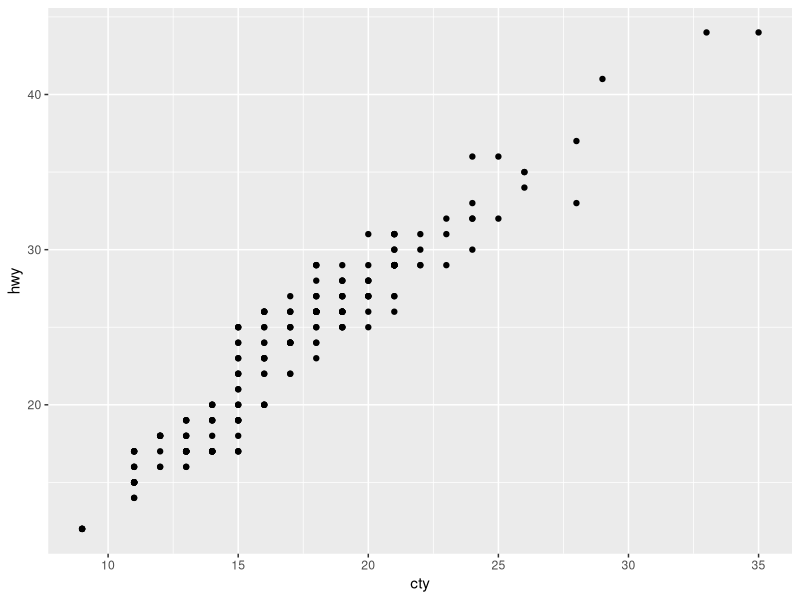
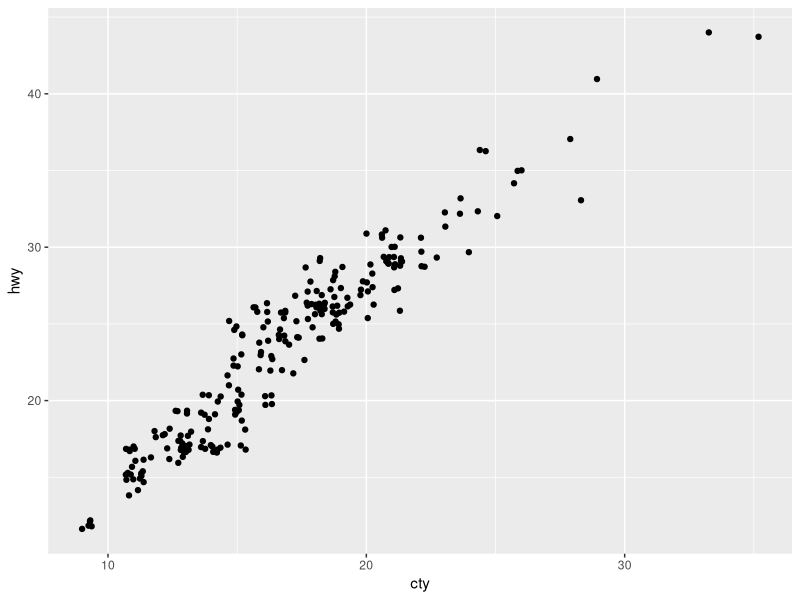
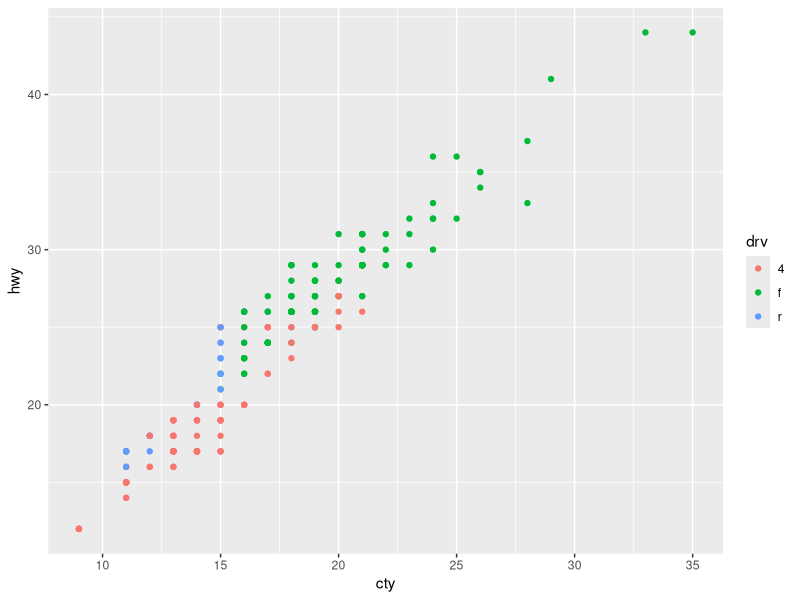
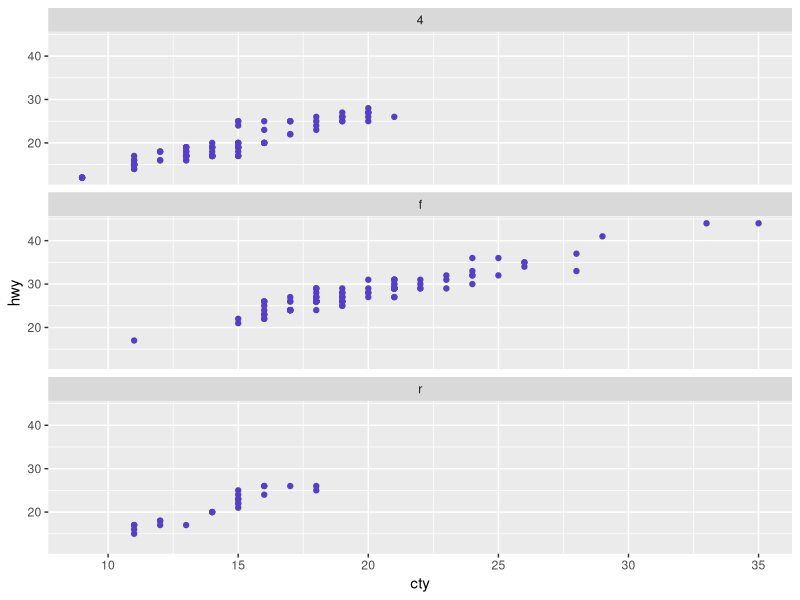
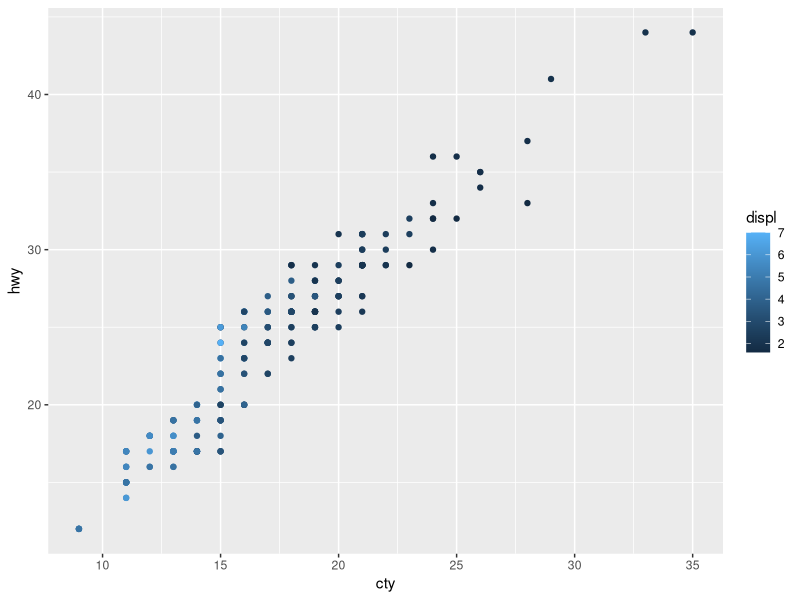
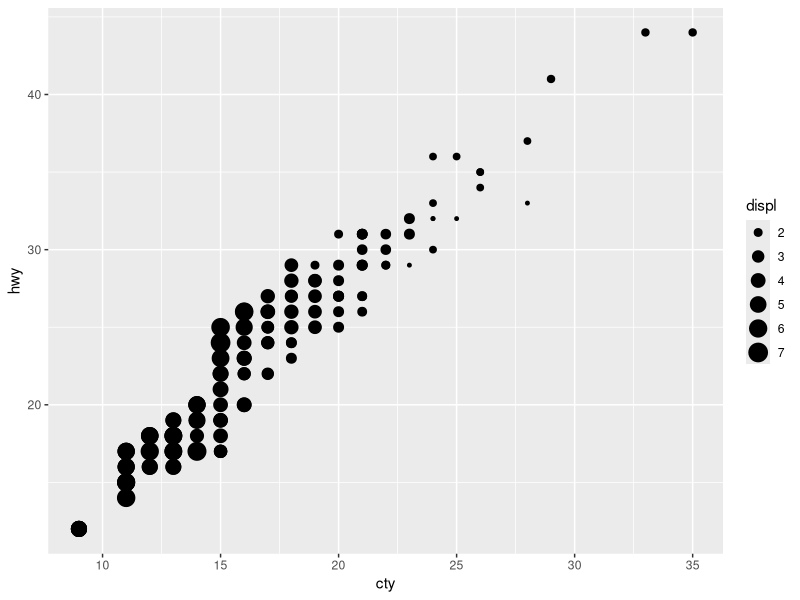
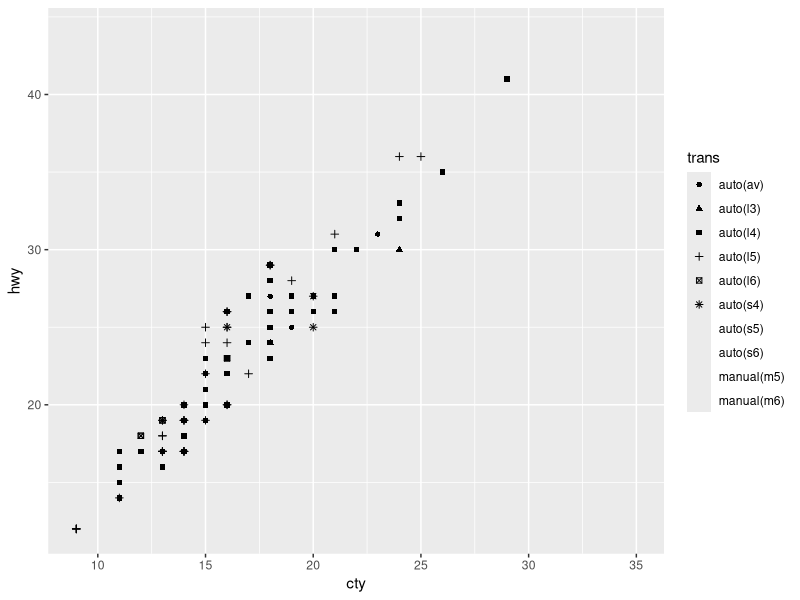
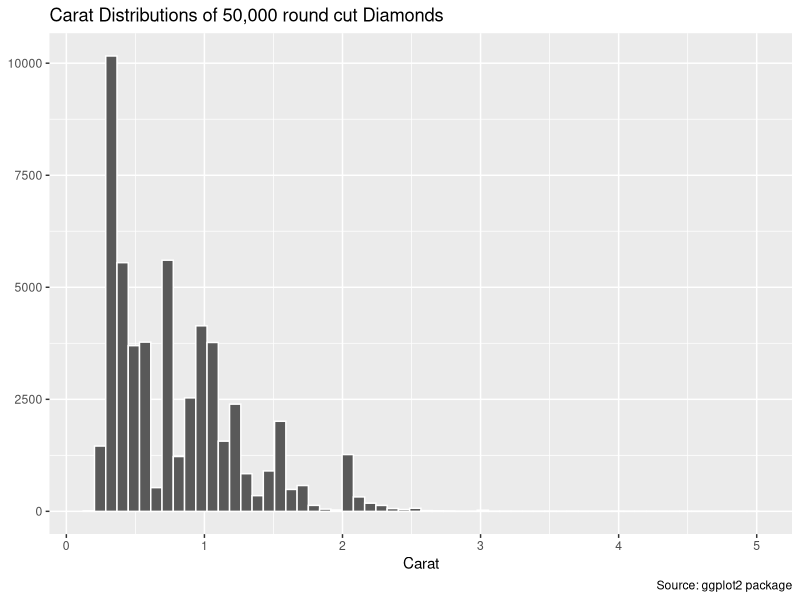

Source code (R) for these figures, in order:
# L01-visualization ----
# Stat 301-1

# load packages and data ----
library(tidyverse)
library(skimr)

## load data

tinder_data <- read_csv("data/tinder_data.csv")

# clean tinder_data to remove NA

tinder_data <- na.omit(tinder_data)

# Exercises ----


### Ex 1 ----

# free response: in qmd

### Ex 2 ----

# exploring hwy vs. city scatterplot
ggplot(data = mpg, aes(x = cty, y = hwy)) +
  geom_point()

# exploring hwy vs. city scatterplot (jittered)
ggplot(data = mpg, aes(x = cty, y = hwy)) +
geom_jitter()

### Ex 3 ----

# color set to drv for hwy vs. city scatterplot
ggplot(data = mpg, aes(x = cty, y = hwy, color = drv)) +
  geom_point()

# build plot with facet_wrap based on "drv"
ggplot(data = mpg, aes(x = cty, y = hwy)) +
  geom_point(color = "#573ec7") +
  facet_wrap("drv", ncol = 1, scales = "fixed")

# short answer question  (see qmd)

### EX 4 ----

# mapping engine displacement to color
ggplot(data = mpg, aes(x = cty, y = hwy, color = displ)) +
  geom_point()

# mapping engine displacement to size
ggplot(data = mpg, aes(x = cty, y = hwy, size = displ)) +
  geom_point()

# mapping type of transmission to shape
ggplot(data = mpg, aes(x = cty, y = hwy, shape = trans)) +
  geom_point()

# short answer question (see qmd)

### EX 5 ----

# histogram
diamonds |>  
  ggplot(aes(carat)) +
    geom_histogram(bins = 60, color = "white") +
    labs(
      title = "Carat Distributions of 50,000 round cut Diamonds",
      y = NULL,
      x = "Carat",
      caption = "Source: ggplot2 package"
    )

# NOTE: command shift m is the shortcut for pipe


### EX 6 ----

# facet wrapped histogram
ggplot(data = diamonds, aes(x = carat)) +
  geom_histogram(stat = "bin", binwidth = .1) +
  facet_wrap(~ cut) +
  labs(
    title = "Carat Distributions of Diamonds",
    y = NULL,
    x = "Carat",
    caption = "Source: ggplot2 package"
  )

# see qmd for description

### EX 7 ----

# barplot
ggplot(data = diamonds, aes(x = cut)) +
  geom_bar(aes(fill = carat > .7)) +
  labs(
    title = "Proportion of Diamonds >.7 Carats for Different Cuts",
    y = NULL,
    x = "Cut",
    caption = "Source: ggplot2 package"
  )

### EX 8 ----

# see qmd

### Case Study ----

## univariate analysis ----

## summary stats ----
tinder_data |> 
  skim_without_charts(messages_received, messages_sent, user_gender)

# messages_sent ----
messages_sent_plot <-
  ggplot(data = tinder_data, aes(messages_sent)) +
    geom_boxplot()

# look at boxplot closer (not showing outlier values)
messages_sent_boxplot_clean <- 
  ggplot(data = tinder_data, aes(messages_sent)) +
    geom_boxplot() +
    scale_x_continuous(limits = c(0, 1486)) + # upper limit = the third quartile found in skim
    labs(
      title = "Distribution of Messages Sent from 1208 Tinder Users",
      x = "Messages Sent",
      caption = "Source: tinder_data"
    )

# save clean boxplot for messages_sent
ggsave(
  filename = "image/messages_sent_boxplot_clean.png",
  plot = messages_sent_boxplot_clean,
  width = 6,
  units = "in"
)

# look at a zoomed in density plot 
messages_sent_densityplot_clean <-
  ggplot(data = tinder_data, aes(messages_sent)) +
  geom_density(fill = "#9168d9") +
  scale_x_continuous(limits = c(0, 1486)) + # upper limit = the third quartile found in skim
  geom_vline(xintercept = 352) +
  annotate("text",
           label = "Median Messages Sent (352)",
           x = 375,
           y = .0015,
           angle = 90,
           size = 3, 
           color = "black") +
  labs(
    title = "Distribution of Messages Sent from 1208 Tinder Users",
    x = "Messages Sent",
    y = NULL,
    caption = "Source: tinder_data"
  )

# save clean density plot for messages_sent
ggsave(
  filename = "image/messages_sent_densityplot_clean.png",
  plot = messages_sent_densityplot_clean,
  width = 6,
  units = "in"
)

## messages_received----
ggplot(data = tinder_data, aes(messages_received)) +
  geom_boxplot()

# look at boxplot closer (not showing outlier values)
messages_received_boxplot_clean <- 
  ggplot(data = tinder_data, aes(messages_received)) +
  geom_boxplot() +
  scale_x_continuous(limits = c(0, 1426)) + # upper limit = the third quartile found in skim
  labs(
    title = "Distribution of Messages Recevied from 1208 Tinder Users",
    x = "Messages Received",
    caption = "Source: tinder_data"
  )

# save clean boxplot for messages_sent
ggsave(
  filename = "image/messages_received_boxplot_clean.png",
  plot = messages_received_boxplot_clean,
  width = 6,
  units = "in"
)

# look at a zoomed in density plot 
messages_received_density_plot_clean <-
  ggplot(data = tinder_data, aes(messages_received)) +
    geom_density(fill = "#9168d9") +
    scale_x_continuous(limits = c(0, 1426)) + # upper limit = the third quartile found in skim
    geom_vline(xintercept = 324) +
    annotate("text",
             label = "Median Messages Received (324)",
             x = 350,
             y = .0015,
             angle = 90,
             size = 3, 
             color = "black") +
    labs(
      title = "Distribution of Messages Received from 1208 Tinder Users",
      x = "Messages Sent",
      y = NULL,
      caption = "Source: tinder_data"
    ) 

# save clean density plot for messages_sent
ggsave(
  filename = "image/messages_received_density_plot_clean.png",
  plot = messages_received_density_plot_clean,
  width = 6,
  units = "in"
)

# gender of users----
# barplot of gender
gender_barplot <- 
  ggplot(data = tinder_data, aes(x = user_gender, 
                             fill = user_gender, 
                             color = user_gender)) +
    geom_bar() + 
    labs(
      title = "Gender of Tinder Users",
      x = "Gender",
      y = "Count",
      caption = "Source: tinder_data"
      )
# saving gender_barplot
ggsave(
  filename = "image/genderbarplot.png",
  plot = gender_barplot,
  width = 6,
  units = "in"
  )

## bivariate analysis ----

# objectives: who is sending more messages? who is receiving more? 
# is there a relationship between messages sent and messages received?

# scatterplot between messages sent and received

received_vs_sent <- 
  ggplot(tinder_data, aes(x = messages_sent, y = messages_received)) +
    geom_jitter(alpha = .4) +
    geom_smooth(se = FALSE, color = "#602e99") +
    labs(
      title = "Relationship Between Number of Messages Sent and Messages Received for 1208 users on Tinder",
      x = "Messages Sent",
      y = "Messages Received",
      caption = "Source: tinder data"
    )

# save received_vs_sent

ggsave(
  filename = "image/received_vs_sent.png",
  plot = received_vs_sent,
  width = 9,
  units = "in"
)

## multivariate analysis ----

received_vs_sent_m_f <-
  ggplot(tinder_data, aes(x = messages_sent, y = messages_received, color = user_gender)) +
    geom_jitter(alpha = .4) +
    geom_smooth(se = FALSE, color = "#602e99") +
    labs(
      title = "Relationship Between Number of Messages Sent and Messages Received for 1208 users on Tinder",
      x = "Messages Sent",
      y = "Messages Received",
      caption = "Source: tinder data",
      color = "User Gender"
    )

ggsave(
  filename = "image/received_vs_sent_m_f.png",
  plot = received_vs_sent_m_f,
  width = 9,
  units = "in"
)

# looking only at women
tinder_data_f <- filter(tinder_data, user_gender == "F")

received_vs_sent_f <-
  ggplot(tinder_data_f, aes(x = messages_sent, y = messages_received)) +
    geom_jitter(alpha = .5, color = "coral") +
    geom_smooth(se = FALSE, color = "#602e99") +
    labs(
      title = "Relationship Between Number of Messages Sent and Messages Received for 150 Female Users on Tinder",
      x = "Messages Sent",
      y = "Messages Received",
      caption = "Source: tinder data"
    )

ggsave(
  filename = "image/received_vs_sent_f.png",
  plot = received_vs_sent_f,
  width = 10,
  units = "in"
)


# looking only at men
tinder_data_m <- filter(tinder_data, user_gender == "M")

received_vs_sent_m <-
  ggplot(tinder_data_m, aes(x = messages_sent, y = messages_received, color = user_gender)) +
  geom_jitter(alpha = .5, color = "#51cbdb") +
  geom_smooth(se = FALSE, color = "#602e99") +
  labs(
    title = "Relationship Between Number of Messages Sent and Messages Received for 1058 Male Users on Tinder",
    x = "Messages Sent",
    y = "Messages Received",
    caption = "Source: tinder data",
    color = "User Gender"
  )

ggsave(
  filename = "image/received_vs_sent_m.png",
  plot = received_vs_sent_m,
  width = 10,
  units = "in"
)

# examining LGBT+ users messaging habits
tinder_data_lgbt <- filter(tinder_data, 
                           user_interested_in == "M and F" | user_interested_in == user_gender)
received_vs_sent_lgbt <-
  ggplot(tinder_data_lgbt, aes(x = messages_sent, y = messages_received, color = user_gender)) +
  geom_jitter(alpha = .5) +
  geom_smooth(se = FALSE, color = "#602e99") +
  labs(
    title = "Relationship Between Number of Messages Sent and Messages Received for 98 LGBT Users on Tinder",
    x = "Messages Sent",
    y = "Messages Received",
    caption = "Source: tinder data",
    color = "User Gender"
  )

ggsave(
  filename = "image/received_vs_sent_lgbt.png",
  plot = received_vs_sent_lgbt,
  width = 10,
  units = "in"
)

# examining messaging habits for LGBT+ women
tinder_data_lgbt_f <- filter(tinder_data_lgbt, user_gender == "F")

received_vs_sent_lgbt_f <-
  ggplot(tinder_data_lgbt_f, aes(x = messages_sent, y = messages_received, color = user_interested_in)) +
  geom_jitter(alpha = .5) +
  labs(
    title = "Relationship Between Number of Messages Sent and Messages Received for 47 Female LGBT+ Users on Tinder",
    x = "Messages Sent",
    y = "Messages Received",
    caption = "Source: tinder data",
    color = "Gender Interested In"
  )

ggsave(
  filename = "image/received_vs_sent_lgbt_f.png",
  plot = received_vs_sent_lgbt_f,
  width = 10,
  units = "in"
)

# examining messaging habits for LGBT+ men
tinder_data_lgbt_m <- filter(tinder_data_lgbt, user_gender == "M")

received_vs_sent_lgbt_m <-
  ggplot(tinder_data_lgbt_m, aes(x = messages_sent, y = messages_received, color = user_interested_in)) +
  geom_jitter(alpha = .5) +
  labs(
    title = "Relationship Between Number of Messages Sent and Messages Received for 51 Male LGBT+ Users on Tinder",
    x = "Messages Sent",
    y = "Messages Received",
    caption = "Source: tinder data",
    color = "Gender Interested In"
  )

ggsave(
  filename = "image/received_vs_sent_lgbt_m.png",
  plot = received_vs_sent_lgbt_m,
  width = 10,
  units = "in"
)





